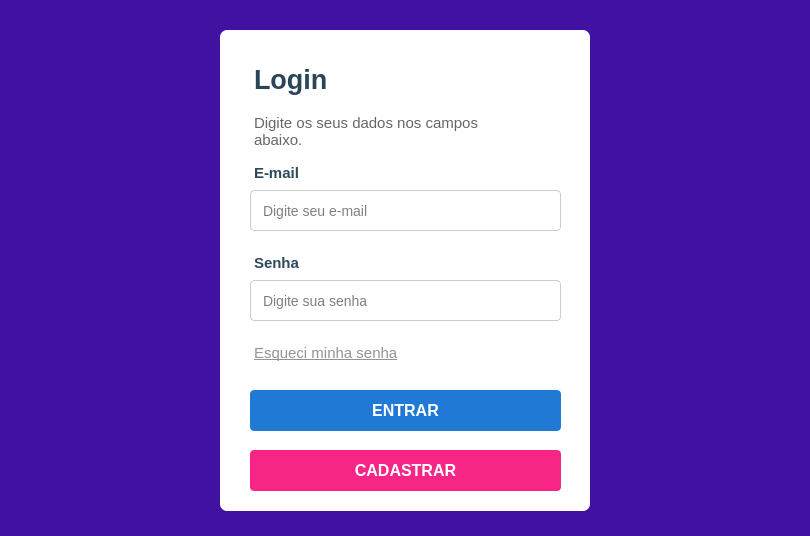
<?xml version="1.0" encoding="UTF-8"?>
<ui version="4.0">
 <class>Dialog_login</class>
 <widget class="QDialog" name="Dialog_login">
  <property name="geometry">
   <rect>
    <x>0</x>
    <y>0</y>
    <width>810</width>
    <height>536</height>
   </rect>
  </property>
  <property name="windowTitle">
   <string>Dialog</string>
  </property>
  <property name="styleSheet">
   <string notr="true">QDialog{
background: #4111A1;
}</string>
  </property>
  <widget class="QFrame" name="frame">
   <property name="geometry">
    <rect>
     <x>220</x>
     <y>30</y>
     <width>370</width>
     <height>481</height>
    </rect>
   </property>
   <property name="layoutDirection">
    <enum>Qt::LayoutDirection::LeftToRight</enum>
   </property>
   <property name="styleSheet">
    <string notr="true">QFrame{
background: #FFFFFF;
border-radius:7px;
box-shadow: 10px 10px 40px rgba(0, 0, 0, 0.4);
}</string>
   </property>
   <property name="frameShape">
    <enum>QFrame::Shape::StyledPanel</enum>
   </property>
   <property name="frameShadow">
    <enum>QFrame::Shadow::Raised</enum>
   </property>
   <widget class="QTextEdit" name="fixed_text">
    <property name="geometry">
     <rect>
      <x>30</x>
      <y>80</y>
      <width>281</width>
      <height>51</height>
     </rect>
    </property>
    <property name="styleSheet">
     <string notr="true">QTextEdit{
background:#FFF
}</string>
    </property>
    <property name="readOnly">
     <bool>true</bool>
    </property>
    <property name="html">
     <string>&lt;!DOCTYPE HTML PUBLIC &quot;-//W3C//DTD HTML 4.0//EN&quot; &quot;http://www.w3.org/TR/REC-html40/strict.dtd&quot;&gt;
&lt;html&gt;&lt;head&gt;&lt;meta name=&quot;qrichtext&quot; content=&quot;1&quot; /&gt;&lt;meta charset=&quot;utf-8&quot; /&gt;&lt;style type=&quot;text/css&quot;&gt;
p, li { white-space: pre-wrap; }
hr { height: 1px; border-width: 0; }
li.unchecked::marker { content: &quot;\2610&quot;; }
li.checked::marker { content: &quot;\2612&quot;; }
&lt;/style&gt;&lt;/head&gt;&lt;body style=&quot; font-family:'Segoe UI'; font-size:9pt; font-weight:400; font-style:normal;&quot;&gt;
&lt;p style=&quot; margin-top:0px; margin-bottom:0px; margin-left:0px; margin-right:0px; -qt-block-indent:0; text-indent:0px;&quot;&gt;&lt;span style=&quot; font-size:11pt; color:#666666;&quot;&gt;Digite os seus dados nos campos abaixo.&lt;/span&gt;&lt;/p&gt;&lt;/body&gt;&lt;/html&gt;</string>
    </property>
   </widget>
   <widget class="QTextEdit" name="login_text">
    <property name="geometry">
     <rect>
      <x>30</x>
      <y>30</y>
      <width>121</width>
      <height>51</height>
     </rect>
    </property>
    <property name="readOnly">
     <bool>true</bool>
    </property>
    <property name="html">
     <string>&lt;!DOCTYPE HTML PUBLIC &quot;-//W3C//DTD HTML 4.0//EN&quot; &quot;http://www.w3.org/TR/REC-html40/strict.dtd&quot;&gt;
&lt;html&gt;&lt;head&gt;&lt;meta name=&quot;qrichtext&quot; content=&quot;1&quot; /&gt;&lt;meta charset=&quot;utf-8&quot; /&gt;&lt;style type=&quot;text/css&quot;&gt;
p, li { white-space: pre-wrap; }
hr { height: 1px; border-width: 0; }
li.unchecked::marker { content: &quot;\2610&quot;; }
li.checked::marker { content: &quot;\2612&quot;; }
&lt;/style&gt;&lt;/head&gt;&lt;body style=&quot; font-family:'Segoe UI'; font-size:9pt; font-weight:400; font-style:normal;&quot;&gt;
&lt;p style=&quot; margin-top:12px; margin-bottom:12px; margin-left:0px; margin-right:0px; -qt-block-indent:0; text-indent:0px;&quot;&gt;&lt;span style=&quot; font-size:20pt; font-weight:700; color:#284658;&quot;&gt;Login&lt;/span&gt;&lt;/p&gt;&lt;/body&gt;&lt;/html&gt;</string>
    </property>
   </widget>
   <widget class="QTextEdit" name="text_email_input">
    <property name="geometry">
     <rect>
      <x>30</x>
      <y>130</y>
      <width>111</width>
      <height>31</height>
     </rect>
    </property>
    <property name="readOnly">
     <bool>true</bool>
    </property>
    <property name="html">
     <string>&lt;!DOCTYPE HTML PUBLIC &quot;-//W3C//DTD HTML 4.0//EN&quot; &quot;http://www.w3.org/TR/REC-html40/strict.dtd&quot;&gt;
&lt;html&gt;&lt;head&gt;&lt;meta name=&quot;qrichtext&quot; content=&quot;1&quot; /&gt;&lt;meta charset=&quot;utf-8&quot; /&gt;&lt;style type=&quot;text/css&quot;&gt;
p, li { white-space: pre-wrap; }
hr { height: 1px; border-width: 0; }
li.unchecked::marker { content: &quot;\2610&quot;; }
li.checked::marker { content: &quot;\2612&quot;; }
&lt;/style&gt;&lt;/head&gt;&lt;body style=&quot; font-family:'Segoe UI'; font-size:9pt; font-weight:400; font-style:normal;&quot;&gt;
&lt;p style=&quot; margin-top:0px; margin-bottom:0px; margin-left:0px; margin-right:0px; -qt-block-indent:0; text-indent:0px;&quot;&gt;&lt;span style=&quot; font-size:11pt; font-weight:700; color:#2d4a5c;&quot;&gt;E-mail&lt;/span&gt;&lt;/p&gt;&lt;/body&gt;&lt;/html&gt;</string>
    </property>
   </widget>
   <widget class="QLineEdit" name="input_email">
    <property name="geometry">
     <rect>
      <x>30</x>
      <y>160</y>
      <width>311</width>
      <height>41</height>
     </rect>
    </property>
    <property name="styleSheet">
     <string notr="true">QLineEdit{
border-radius: 4px;
border: 1px solid #ccc;
padding-left:10px;
font-size:14px;
}</string>
    </property>
    <property name="placeholderText">
     <string>Digite seu e-mail</string>
    </property>
   </widget>
   <widget class="QTextEdit" name="senha_text_input">
    <property name="geometry">
     <rect>
      <x>30</x>
      <y>220</y>
      <width>111</width>
      <height>31</height>
     </rect>
    </property>
    <property name="readOnly">
     <bool>true</bool>
    </property>
    <property name="html">
     <string>&lt;!DOCTYPE HTML PUBLIC &quot;-//W3C//DTD HTML 4.0//EN&quot; &quot;http://www.w3.org/TR/REC-html40/strict.dtd&quot;&gt;
&lt;html&gt;&lt;head&gt;&lt;meta name=&quot;qrichtext&quot; content=&quot;1&quot; /&gt;&lt;meta charset=&quot;utf-8&quot; /&gt;&lt;style type=&quot;text/css&quot;&gt;
p, li { white-space: pre-wrap; }
hr { height: 1px; border-width: 0; }
li.unchecked::marker { content: &quot;\2610&quot;; }
li.checked::marker { content: &quot;\2612&quot;; }
&lt;/style&gt;&lt;/head&gt;&lt;body style=&quot; font-family:'Segoe UI'; font-size:9pt; font-weight:400; font-style:normal;&quot;&gt;
&lt;p style=&quot; margin-top:0px; margin-bottom:0px; margin-left:0px; margin-right:0px; -qt-block-indent:0; text-indent:0px;&quot;&gt;&lt;span style=&quot; font-size:11pt; font-weight:700; color:#2d4a5c;&quot;&gt;Senha&lt;/span&gt;&lt;/p&gt;&lt;/body&gt;&lt;/html&gt;</string>
    </property>
   </widget>
   <widget class="QLineEdit" name="senha_input">
    <property name="geometry">
     <rect>
      <x>30</x>
      <y>250</y>
      <width>311</width>
      <height>41</height>
     </rect>
    </property>
    <property name="styleSheet">
     <string notr="true">QLineEdit{
border-radius: 4px;
border: 1px solid #ccc;
padding-left:10px;
font-size:14px;
}</string>
    </property>
    <property name="echoMode">
     <enum>QLineEdit::EchoMode::Password</enum>
    </property>
    <property name="placeholderText">
     <string>Digite sua senha</string>
    </property>
   </widget>
   <widget class="QTextEdit" name="esqueceu_senha_text">
    <property name="geometry">
     <rect>
      <x>30</x>
      <y>310</y>
      <width>171</width>
      <height>31</height>
     </rect>
    </property>
    <property name="readOnly">
     <bool>true</bool>
    </property>
    <property name="html">
     <string>&lt;!DOCTYPE HTML PUBLIC &quot;-//W3C//DTD HTML 4.0//EN&quot; &quot;http://www.w3.org/TR/REC-html40/strict.dtd&quot;&gt;
&lt;html&gt;&lt;head&gt;&lt;meta name=&quot;qrichtext&quot; content=&quot;1&quot; /&gt;&lt;meta charset=&quot;utf-8&quot; /&gt;&lt;style type=&quot;text/css&quot;&gt;
p, li { white-space: pre-wrap; }
hr { height: 1px; border-width: 0; }
li.unchecked::marker { content: &quot;\2610&quot;; }
li.checked::marker { content: &quot;\2612&quot;; }
&lt;/style&gt;&lt;/head&gt;&lt;body style=&quot; font-family:'Segoe UI'; font-size:9pt; font-weight:400; font-style:normal;&quot;&gt;
&lt;p style=&quot; margin-top:0px; margin-bottom:0px; margin-left:0px; margin-right:0px; -qt-block-indent:0; text-indent:0px;&quot;&gt;&lt;span style=&quot; font-size:11pt; text-decoration: underline; color:#939393;&quot;&gt;Esqueci minha senha&lt;/span&gt;&lt;/p&gt;&lt;/body&gt;&lt;/html&gt;</string>
    </property>
   </widget>
   <widget class="QPushButton" name="entrar_button">
    <property name="geometry">
     <rect>
      <x>30</x>
      <y>360</y>
      <width>311</width>
      <height>41</height>
     </rect>
    </property>
    <property name="styleSheet">
     <string notr="true">QPushButton{
 background-color: #2079D5;
    color: #fff;
    font-size: 16px;
	border-radius: 4px;
    font-weight: bold;
    cursor: pointer;
    margin: 0;
}</string>
    </property>
    <property name="text">
     <string>ENTRAR</string>
    </property>
   </widget>
   <widget class="QPushButton" name="cadastrar_button">
    <property name="geometry">
     <rect>
      <x>30</x>
      <y>420</y>
      <width>311</width>
      <height>41</height>
     </rect>
    </property>
    <property name="minimumSize">
     <size>
      <width>0</width>
      <height>41</height>
     </size>
    </property>
    <property name="styleSheet">
     <string notr="true">QPushButton{
 background-color: #f72585;
    color: #fff;
    font-size: 16px;
	border-radius: 4px;
    font-weight: bold;
    cursor: pointer;
    margin: 0;
}</string>
    </property>
    <property name="text">
     <string>CADASTRAR</string>
    </property>
   </widget>
   <widget class="QLabel" name="person_icon">
    <property name="geometry">
     <rect>
      <x>310</x>
      <y>170</y>
      <width>20</width>
      <height>20</height>
     </rect>
    </property>
    <property name="styleSheet">
     <string notr="true">QLabel{
background:url(:/login/icons8-pessoa-do-sexo-masculino-100 1 (1).png)
}
</string>
    </property>
    <property name="text">
     <string/>
    </property>
   </widget>
   <widget class="Line" name="div_email">
    <property name="geometry">
     <rect>
      <x>300</x>
      <y>170</y>
      <width>1</width>
      <height>20</height>
     </rect>
    </property>
    <property name="styleSheet">
     <string notr="true">Line{
background: #ccc}</string>
    </property>
    <property name="orientation">
     <enum>Qt::Orientation::Vertical</enum>
    </property>
   </widget>
   <widget class="Line" name="senha_div">
    <property name="geometry">
     <rect>
      <x>300</x>
      <y>260</y>
      <width>1</width>
      <height>20</height>
     </rect>
    </property>
    <property name="styleSheet">
     <string notr="true">Line{
background: #ccc}</string>
    </property>
    <property name="orientation">
     <enum>Qt::Orientation::Vertical</enum>
    </property>
   </widget>
   <widget class="QLabel" name="senha_icon">
    <property name="geometry">
     <rect>
      <x>310</x>
      <y>260</y>
      <width>20</width>
      <height>20</height>
     </rect>
    </property>
    <property name="styleSheet">
     <string notr="true">QLabel{
background:url(:/login/icons8-cadeado-100 1 (1).png)
}
</string>
    </property>
    <property name="text">
     <string/>
    </property>
   </widget>
   <zorder>text_email_input</zorder>
   <zorder>fixed_text</zorder>
   <zorder>login_text</zorder>
   <zorder>senha_text_input</zorder>
   <zorder>senha_input</zorder>
   <zorder>esqueceu_senha_text</zorder>
   <zorder>entrar_button</zorder>
   <zorder>cadastrar_button</zorder>
   <zorder>input_email</zorder>
   <zorder>person_icon</zorder>
   <zorder>div_email</zorder>
   <zorder>senha_div</zorder>
   <zorder>senha_icon</zorder>
  </widget>
 </widget>
 <resources>
  <include location="assets/login_ui/login.qrc"/>
 </resources>
 <connections/>
</ui>
